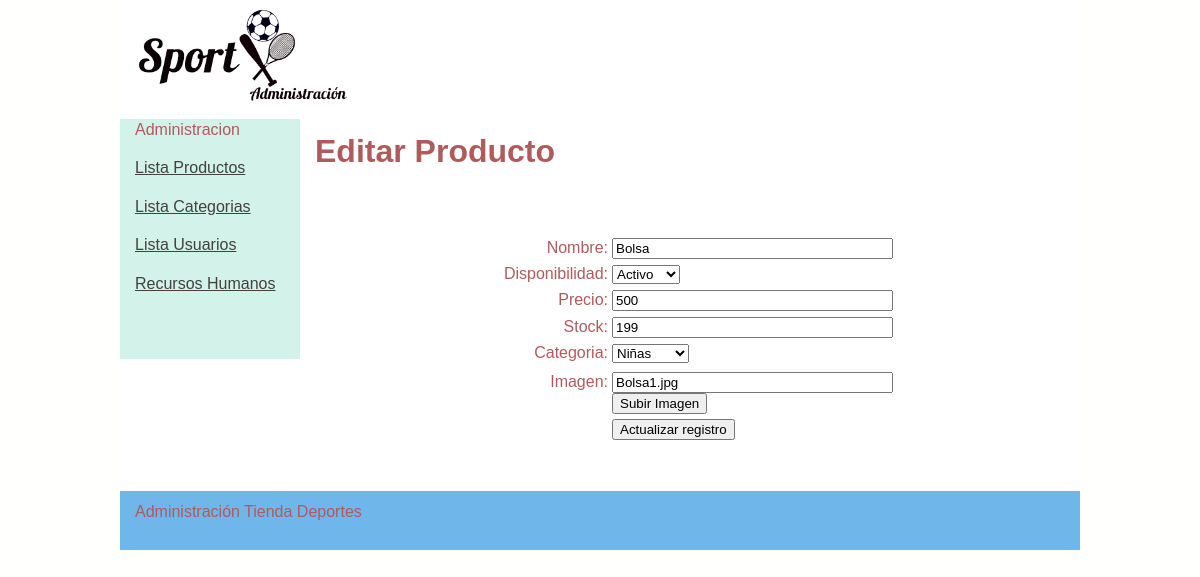
Page /admin/productos_edit.php?recordID=33 on the committed database.
### tables this page shows
CREATE TABLE IF NOT EXISTS `producto` (
  `idProducto` int(11) NOT NULL AUTO_INCREMENT,
  `Nombre` varchar(100) NOT NULL,
  `Disponibilidad` varchar(100) NOT NULL,
  `Precio` double(11,0) NOT NULL,
  `Stock` int(11) NOT NULL,
  `Categoria` varchar(100) NOT NULL,
  `Imagen` varchar(50) DEFAULT NULL,
  PRIMARY KEY (`idProducto`)
);

### includes/funciones.php (called while the page is built, shortened)
<?php
if (!function_exists("GetSQLValueString")) {
function GetSQLValueString($theValue, $theType, $theDefinedValue = "", $theNotDefinedValue = "")
{
  $theValue = function_exists("mysql_real_escape_string") ? mysql_real_escape_string($theValue) : mysql_escape_string($theValue);
  switch ($theType) {
    case "long":
    case "int":
      $theValue = ($theValue != "") ? intval($theValue) : "NULL";
      break;
  }
  return $theValue;
}
}
?>

### admin/productos_edit.php (the view, shortened to what this page needs)
<?php require_once('../Connections/conexiondeportes.php'); ?>
<?php
$editFormAction = $_SERVER['PHP_SELF'];
if (isset($_SERVER['QUERY_STRING'])) {
  $editFormAction .= "?" . htmlentities($_SERVER['QUERY_STRING']);
}
$varProducto_DatosProducto = "0";
if (isset($_GET["recordID"])) {
  $varProducto_DatosProducto = $_GET["recordID"];
}
$query_DatosProducto = sprintf("SELECT * FROM producto WHERE producto.idProducto=%s", GetSQLValueString($varProducto_DatosProducto, "int"));
$DatosProducto = mysql_query($query_DatosProducto, $conexiondeportes) or die(mysql_error());
$row_DatosProducto = mysql_fetch_assoc($DatosProducto);
$query_ConsultaCategorias = "SELECT * FROM categoria ORDER BY categoria.Descripcion ASC";
$ConsultaCategorias = mysql_query($query_ConsultaCategorias, $conexiondeportes) or die(mysql_error());
$row_ConsultaCategorias = mysql_fetch_assoc($ConsultaCategorias);
?>
<!DOCTYPE html PUBLIC "-//W3C//DTD XHTML 1.0 Transitional//EN" "http://www.w3.org/TR/xhtml1/DTD/xhtml1-transitional.dtd">
<html xmlns="http://www.w3.org/1999/xhtml">
<head>
<link href="../estilo/twoColFixLtHdr.css" rel="stylesheet" type="text/css" />
</head>
<body>
<div class="container">
  <div class="header">
    <p><img src="../images/LOGO.png" width="281" height="103" alt="Administracion" /></p>
  </div>
  <div class="sidebar1">
  <?php include("../includes/cabeceraadmin.php")?>
  </div>
  <div class="content">
  <h1><strong>Editar Producto</strong></h1>
  <p>&nbsp;</p>
  <form action="<?php echo $editFormAction; ?>" method="post" name="form1" id="form1">
    <table align="center">
      <tr valign="baseline">
        <td width="123" align="right" nowrap="nowrap">Nombre:</td>
        <td width="283"><input type="text" name="Nombre" value="<?php echo htmlentities($row_DatosProducto['Nombre'], ENT_COMPAT, 'iso-8859-1'); ?>" size="32" /></td>
      </tr>
      <tr valign="baseline">
        <td nowrap="nowrap" align="right">Disponibilidad:</td>
        <td><select name="Disponibilidad">
          <option value="Activo" <?php if (!(strcmp("Activo", htmlentities($row_DatosProducto['Disponibilidad'], ENT_COMPAT, 'iso-8859-1')))) {echo "SELECTED";} ?>>Activo</option>
        </select></td>
      </tr>
      <tr valign="baseline">
        <td nowrap="nowrap" align="right">Precio:</td>
        <td><input type="text" name="Precio" value="<?php echo htmlentities($row_DatosProducto['Precio'], ENT_COMPAT, 'iso-8859-1'); ?>" size="32" /></td>
      </tr>
      <tr valign="baseline">
        <td nowrap="nowrap" align="right">Stock:</td>
        <td><input type="text" name="Stock" value="<?php echo htmlentities($row_DatosProducto['Stock'], ENT_COMPAT, 'iso-8859-1'); ?>" size="32" /></td>
      </tr>
      <tr valign="baseline">
        <td nowrap="nowrap" align="right">Categoria:</td>
        <td><select name="Categoria">
          <?php
do {
?>
          <option value="<?php echo $row_ConsultaCategorias['idCategoria']?>" <?php if (!(strcmp($row_ConsultaCategorias['idCategoria'], htmlentities($row_DatosProducto['Categoria'], ENT_COMPAT, 'iso-8859-1')))) {echo "SELECTED";} ?>><?php echo $row_ConsultaCategorias['Descripcion']?></option>
          <?php
} while ($row_ConsultaCategorias = mysql_fetch_assoc($ConsultaCategorias));
?>
        </select></td>
      </tr>
      <tr valign="baseline">
        <td nowrap="nowrap" align="right">Imagen:</td>
        <td><input type="text" name="Imagen" value="<?php echo htmlentities($row_DatosProducto['Imagen'], ENT_COMPAT, 'iso-8859-1'); ?>" size="32" />
          <input type="submit" name="button" id="button" value="Subir Imagen" onclick = "javascript:subirimagen();" /></td>
      </tr>
      <tr valign="baseline">
        <td nowrap="nowrap" align="right">&nbsp;</td>
        <td><input type="submit" value="Actualizar registro" /></td>
      </tr>
    </table>
  </form>
  <p>&nbsp;</p>
  </div>
  <div class="footer">
    <p>Administraci&oacute;n Tienda Deportes</p>
    </div>
  </div>
</body>
</html>

### estilo/twoColFixLtHdr.css (style rules this page uses)
body { font: 100%/1.4 Verdana, Arial, Helvetica, sans-serif; background-color: #FFFFFD; margin: 0; padding: 0; color: #B05B5B; }
h1, h2, h3, h4, h5, h6, p { margin-top: 0; padding-right: 15px; padding-left: 15px; }
.container { width: 960px; background-color: #FFF; margin: 0 auto; }
.header { background-color: #FFF; }
.sidebar1 { float: left; width: 180px; background-color: #D3F2EA; padding-bottom: 10px; }
.content { padding: 10px 0; width: 780px; float: left; }
.footer { padding: 10px 0; background-color: #6FB6EA; position: relative; clear: both; }

### rows in the picture
producto: Nombre "Bolsa", Precio "500", Stock "199", Imagen "Bolsa1.jpg"

### other values in the picture
form field Categoria "Niñas"
